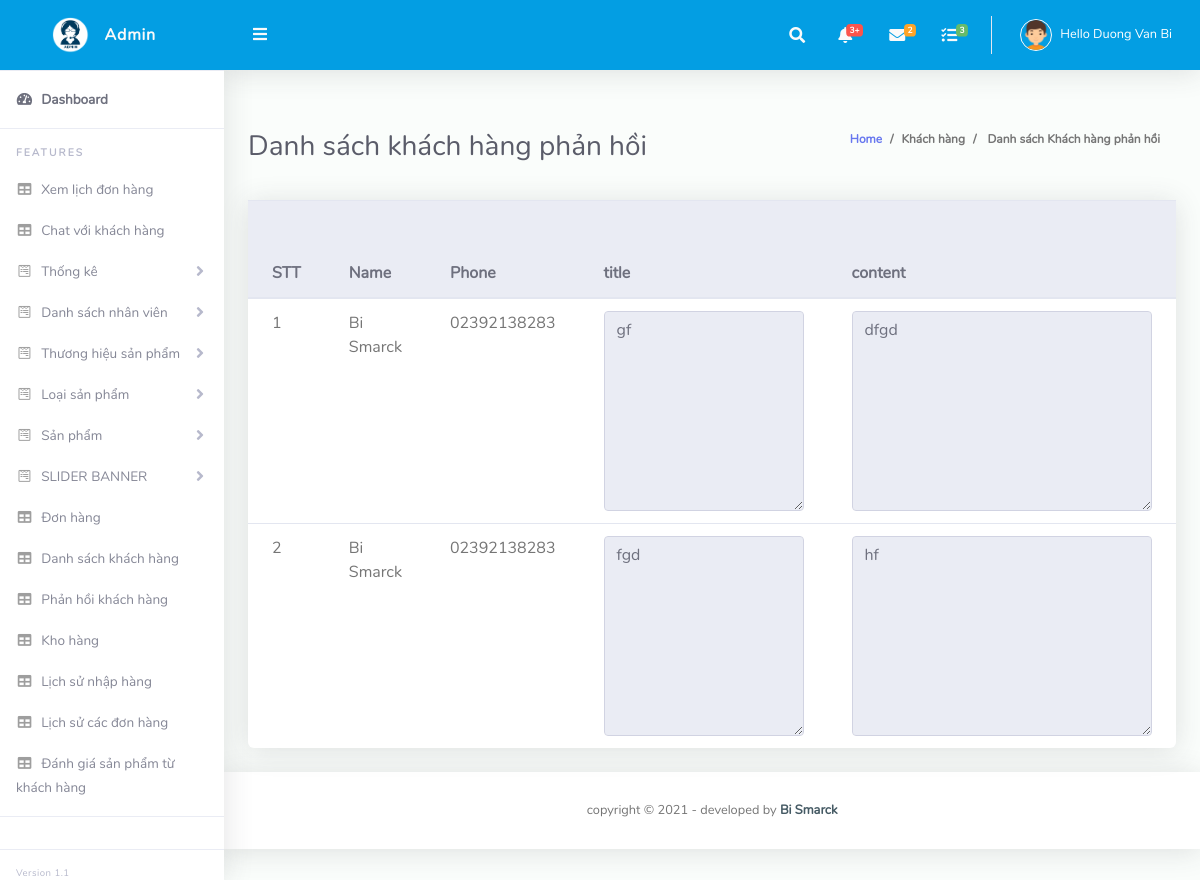
The app's page /admin/showfeedback.php (signed in) with its own data.
### tables this page shows
CREATE TABLE `contact` (
  `contact_id` int(11) NOT NULL,
  `customer_id` int(11) NOT NULL,
  `title` varchar(255) NOT NULL,
  `content` varchar(255) NOT NULL,
  `date_time` timestamp NOT NULL DEFAULT current_timestamp() ON UPDATE current_timestamp()
);

CREATE TABLE `account` (
  `id` int(11) NOT NULL,
  `name` varchar(255) NOT NULL,
  `address` varchar(255) NOT NULL,
  `country` varchar(255) NOT NULL,
  `phone` varchar(255) NOT NULL,
  `email` varchar(255) NOT NULL,
  `User` varchar(255) NOT NULL,
  `password` varchar(255) NOT NULL,
  `Matk` int(11) NOT NULL
);

### lib/database.php (called while the page is built, shortened)
<?php
Class Database extends PDO{
   public $host   = host_db;
   public $user   = user_db;
   public $pass   = pass_db;
   public $dbname = name_db;
   public $link;
private function connectDB(){
   $this->link = new mysqli($this->host, $this->user, $this->pass,
    $this->dbname);
 }
public function select($query){
  $result = $this->link->query($query) or
   die($this->link->error.__LINE__);
  if($result->num_rows > 0){
    return $result;
  } else {
    return false;
  }
 }
}

### classes/feecback.php (called while the page is built, shortened)
<?php
	$filepath = realpath(dirname(__FILE__));
	include_once($filepath.'/../lib/database.php');
?>
<?php
	class feecback
	{
		private $db;
		public function __construct()
		{
			$this->db = new Database();
		}
	public function show_feedback(){
		$query = "SELECT contact.contact_id, account.name,account.email,account.phone,contact.title,contact.content FROM contact,account WHERE contact.customer_id=account.id ";
			$result = $this->db->select($query);
			return $result;
	}
}
?>

### admin/showfeedback.php (the view, shortened to what this page needs)
<?php include 'inc/header.php';?>
<?php include 'inc/headertop.php';?>
<?php  include '../classes/feecback.php'?>
<?php
    $fb= new feecback();
?>
 <div class="container-fluid" id="container-wrapper">
   <div class="d-sm-flex align-items-center justify-content-between mb-4">
            <h1 class="h3 mb-0 text-gray-800">Danh sách khách hàng phản hồi</h1>
            <ol class="breadcrumb">
              <li class="breadcrumb-item"><a href="./">Home</a></li>
              <li class="breadcrumb-item">Khách hàng</li>
              <li class="breadcrumb-item active" aria-current="page"> Danh sách Khách hàng phản hồi</li>
            </ol>
          </div>
<div class="row">
  <div class="col-lg-12 mb-4">
    <div class="card">
      <div class="table-responsive">
        <table class="table align-items-center table-flush" id="table1">
            <thead class="thead-light">
                      <tr>
                      <th>STT</th>
              <th>Name</th>
                  <th>Phone</th>
                  <th>title</th>
                  <th>content</th>
                      </tr>
                    </thead>
                    <tbody>
            <?php
            $show_cat=$fb->show_feedback();
            if($show_cat){
              $i=0;
              while ($result=$show_cat->fetch_assoc()) {
                $i++;
            ?>
          <tr class="odd gradeX">
              <td><?php echo $i; ?></td>
              <td><?php echo $result['name']; ?></td>
             <td><?php echo $result['phone']; ?></td>
             <td><textarea style="width: 200px;height: 200px;" class="form-control"readonly="readonly"><?php echo $result['title']; ?></textarea></td>
             <td ><textarea style="width: 300px;height: 200px;" class="form-control" readonly="readonly"><?php echo $result['content']; ?></textarea></td>
            </tr>
            <?php
            }
            }
            ?>
          </tbody>
        </table>
      </div>
    </div>
  </div>
</div>
</div>
<?php include 'inc/footer.php';?>

### admin/css/admin.css (style rules this page uses)
html { position: relative; min-height: 100%; font-family: Nunito }
body { height: 100% }
.container, .container-fluid, .container-login { padding-left: 1.5rem; padding-right: 1.5rem }
.text-gray-800 { color: #5a5c69 !important }
.breadcrumb { background-color: transparent; font-size: 12px; font-weight: 700 }
.table-flush td, .table-flush th { border-right: 0; border-left: 0 }
.table-flush tbody tr:first-child td, .table-flush tbody tr:first-child th { border-top: 0 }
.table-flush tbody tr:last-child td, .table-flush tbody tr:last-child th { border-bottom: 0 }
.card .table { margin-bottom: 0 }
.card .table td, .card .table th { padding-right: 1.5rem; padding-left: 1.5rem }
.card { -webkit-box-shadow: 0 .15rem 1.75rem 0 rgba(58, 59, 69, .15) !important; box-shadow: 0 .15rem 1.75rem 0 rgba(58, 59, 69, .15) !important }

### records on screen
contact: account.name "Bi Smarck", account.phone "02392138283", title "gf", content "dfgd"
contact: account.name "Bi Smarck", account.phone "02392138283", title "fgd", content "hf"

### other values on screen
Session::get('adminName') "Duong Van Bi"
